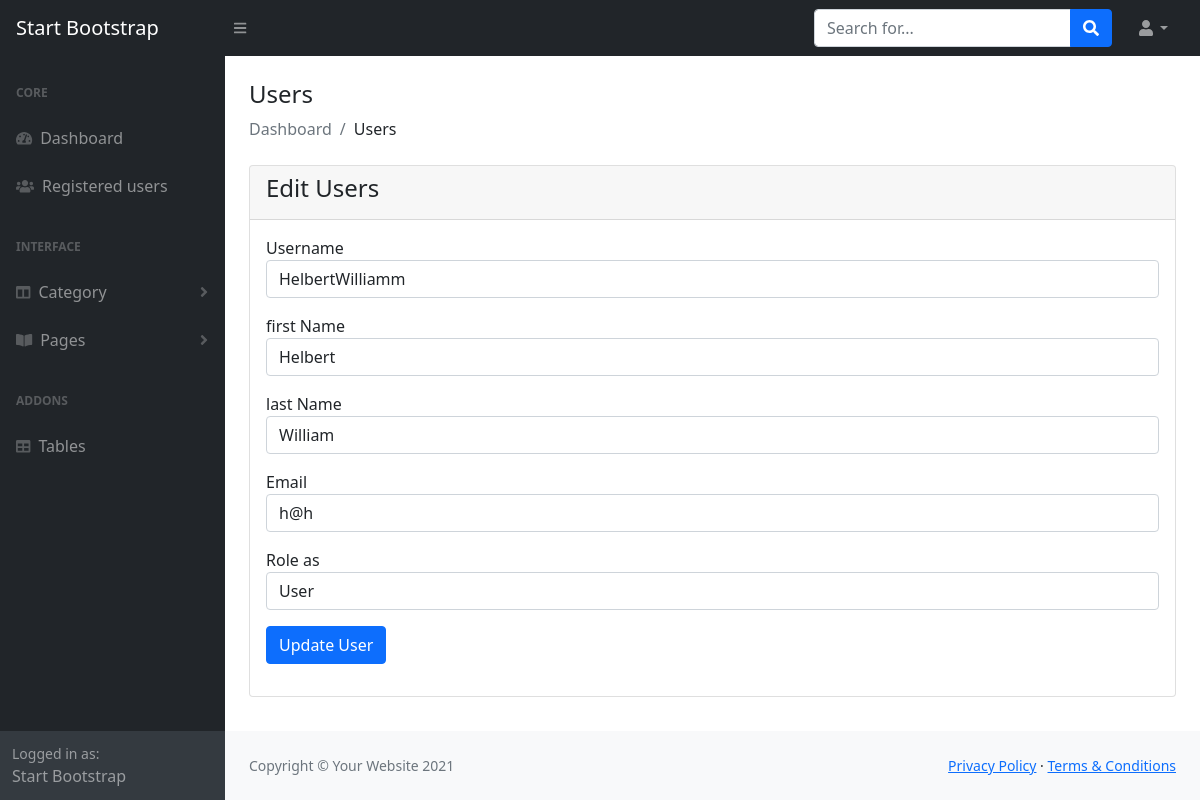
Page /admin/register_edit.php?user_id=1418102595 (signed in) on the committed database.
### tables this page shows
CREATE TABLE `users` (
  `username` varchar(255) NOT NULL,
  `fname` varchar(255) NOT NULL,
  `lname` varchar(255) NOT NULL,
  `email` varchar(255) NOT NULL,
  `password` varchar(255) NOT NULL,
  `unique_id` int(200) NOT NULL,
  `role_as` int(20) NOT NULL DEFAULT 0,
  `status` int(11) NOT NULL DEFAULT 0,
  `date` datetime NOT NULL DEFAULT current_timestamp()
);

### admin/register_edit.php (the view, shortened to what this page needs)
<?php
include('includes/config/dbconnect.php');
include('includes/header.php');
?>
<div class="container-fluid px-4">
    <h4 class="mt-4">Users</h4>
    <ol class="breadcrumb mb-4">
        <li class="breadcrumb-item active">Dashboard</li>
        <li class="breadcrumb-item">Users</li>
    </ol>
    <div class="row">
    <div class="col-md-12">
        <div class="card" >
            <div class="card-header">
                <h4>Edit Users</h4>
            </div>
            <div class="card-body">
            <?php
                if(isset($_GET['user_id'])){
                    $user_id = $_GET['user_id'];
                    $sql = "SELECT * FROM users where unique_id = '$user_id'";
                    $result = mysqli_query($conn, $sql);
                    if(mysqli_num_rows($result) > 0){
                        foreach($result as $row){
                    ?>
                    <form action="editcode.php" method ="POST">
                        <div class="row">
                            <div class="col-md-12 mb-3">
                                <label for="">Username</label>
                                <input type="text" name = "username" value = "<?= $row['username'] ?>"  class="form-control">
                            </div>
                            <div class="col-md-12 mb-3">
                                <label for="">first Name</label>
                                <input type="text" name = "fname" value = "<?= $row['fname'] ?>" class="form-control">
                            </div>
                            <div class="col-md-12 mb-3">
                                <label for="">last Name</label>
                                <input type="text" name = "lname" value = "<?= $row['lname'] ?>" class="form-control">
                            </div>
                            <div class="col-md-12 mb-3">
                                <label for="">Email</label>
                                <input type="email" name = "email" value = "<?= $row['email'] ?>" class="form-control">
                            </div>
                            <div class="col-md-12 mb-3">
                                <label for="">Role as</label>
                                <select name="role_as" id="" value = "<?= $row['role_as'] ?>" class="form-control">
                                    <option value="0" <?= $row['role_as'] == '0' ? 'selected':'' ?>>User</option>
                                </select>
                            </div>
                            <div class="col-md-12 mb-3">
                                <button type = "submit" name = "update_user" class="btn btn-primary">Update User</button>
                            </div>
                        </div>
                    </form>
                    <?php
                    }
                }else{
                    ?>
                    <h4>No data found</h4>
                    <?php
                }
            }
            ?>
            </div>
            </div>
        </div>
        </div>
    </div>
    <?php
    include('includes/footer.php');
    include('includes/scripts.php');
    ?>

### rows in the picture
users: username "HelbertWilliamm", fname "Helbert", lname "William", email "h@h", role_as "User"
